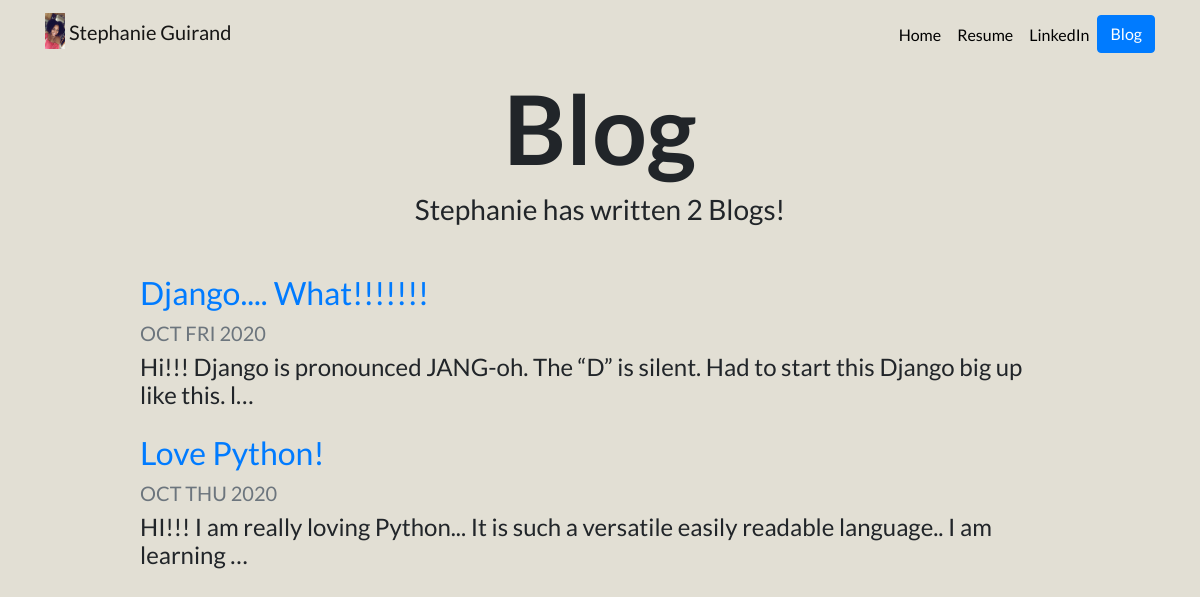
/blog/, run on an earlier commit of the app's database.
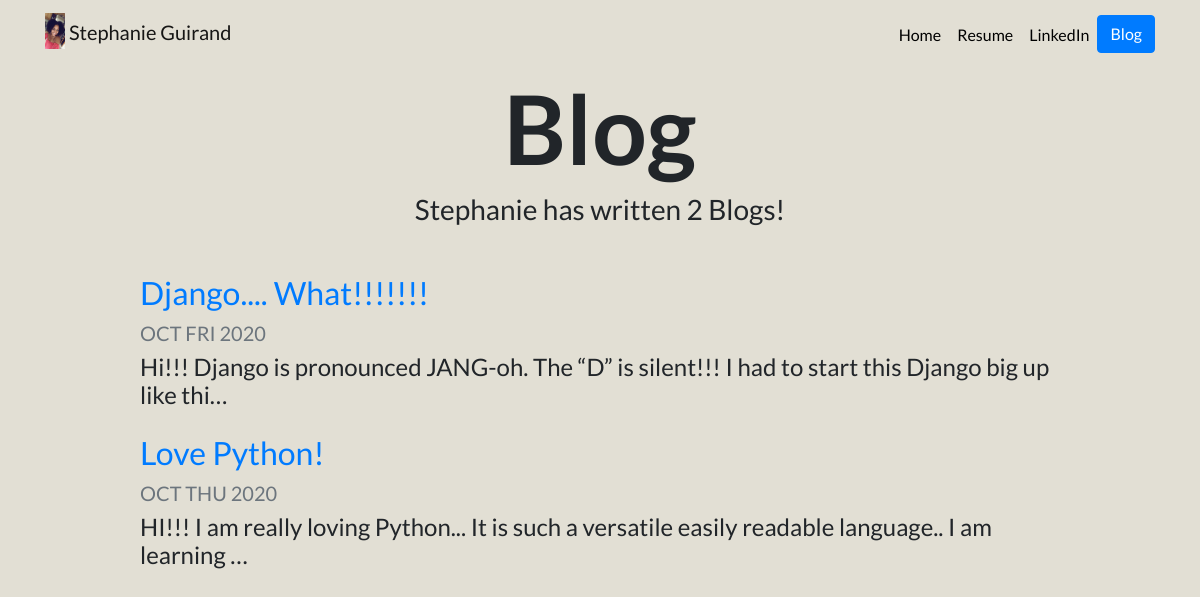
And on a later commit of the database.
### blog/models.py (models this page shows, shortened)
class Blog(models.Model):
    title = models.CharField(max_length=200)
    blog_content = models.TextField()
    date = models.DateField()

### blog/views.py (the view)
# urls.py: path('', views.all_blogs, name='all_blogs'),
def all_blogs(request):
    blogs = Blog.objects.order_by('-date')
    return render(request, 'blog/all_blogs.html', {'blogs': blogs})

### blog/templates/blog/all_blogs.html
{% extends 'portfolio/base.html' %} {% load static %} {% block content %}
<h1 id="blogtitle" class="font-weight-bold text-center">Blog</h1>
<h3 class="text-center mb-5">Stephanie has written {{ blogs.count }} Blog{{ blogs.count|pluralize}}!</h3>
{% for blog in blogs %}
<div class="row justify-content-center my-3">
  <div class="col-md-10">
    <a href="{% url 'blog:detail' blog.id %}">
      <h2>{{ blog.title }}</h2>
    </a>
    <h5 class="text-muted">{{ blog.date|date:'M D Y'|upper }}</h5>
    <h4>{{ blog.blog_content|truncatechars:100 }}</h4>
  </div>
</div>
{% endfor %} {% endblock %}

What changed in the data, as far as the page shows it:
changed Blog "Django.... What!!!!!!!": blog_content "Hi!!! Django is pronounced JANG-oh. The “D” is silent. Had to start this Django big up like this. l…" → "Hi!!! Django is pronounced JANG-oh. The “D” is silent!!! I had to start this Django big up like thi…"
